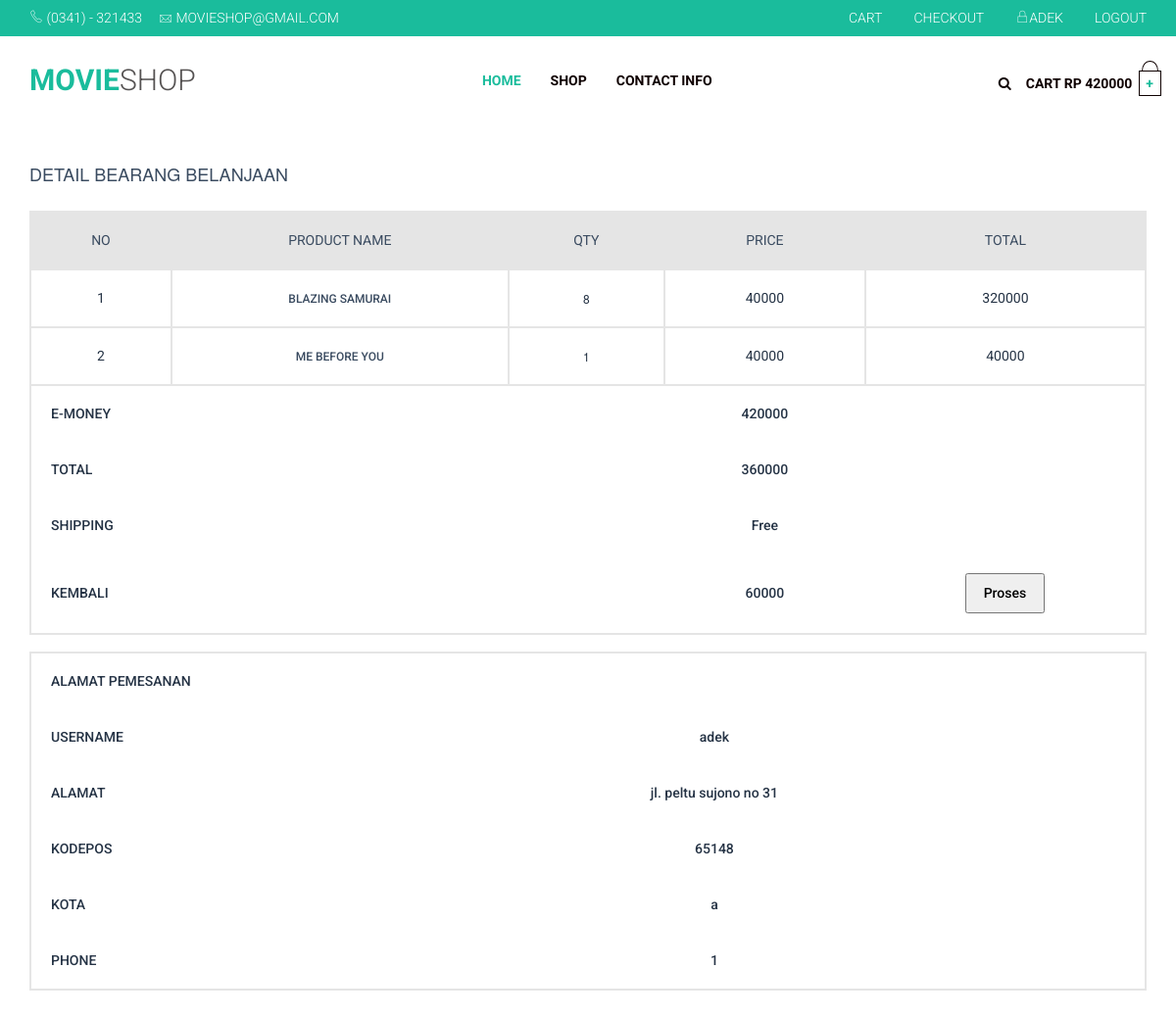
The app's page /rincian.php (signed in) with its own data.
### tables this page shows
CREATE TABLE `signup` (
  `full_name` varchar(100) NOT NULL,
  `username` varchar(15) NOT NULL,
  `password` varchar(10) NOT NULL,
  `rolee` varchar(10) NOT NULL DEFAULT 'user',
  `uang` int(11) NOT NULL DEFAULT '500000',
  `email` varchar(30) DEFAULT NULL,
  `hp` int(15) DEFAULT NULL,
  `jenis_kelamin` varchar(10) DEFAULT NULL,
  `tgl_lahir` date DEFAULT NULL,
  `alamat` varchar(50) DEFAULT NULL,
  `kodepos` int(11) DEFAULT NULL,
  `kota` varchar(10) DEFAULT NULL,
  `hp_lain` int(15) DEFAULT NULL
);

CREATE TABLE `cart` (
  `idCart` int(11) NOT NULL,
  `idBarang` int(11) NOT NULL,
  `username` varchar(20) NOT NULL,
  `qty` int(11) NOT NULL DEFAULT '0',
  `total` int(11) NOT NULL DEFAULT '0',
  `status` int(11) NOT NULL DEFAULT '0'
);

CREATE TABLE `barang` (
  `idBarang` int(11) NOT NULL,
  `judul` varchar(20) DEFAULT NULL,
  `genre` varchar(10) DEFAULT NULL,
  `harga` int(11) DEFAULT NULL,
  `stok` int(11) DEFAULT NULL,
  `image` varchar(255) DEFAULT NULL,
  `tipe` varchar(15) NOT NULL DEFAULT '0',
  `best` int(11) NOT NULL DEFAULT '0'
);

CREATE TABLE `sendto` (
  `idsendto` int(11) NOT NULL,
  `username` varchar(10) NOT NULL,
  `alamat` varchar(40) NOT NULL,
  `kodepos` int(11) NOT NULL,
  `kota` varchar(15) NOT NULL,
  `phone` int(11) NOT NULL
);

### rincian.php (the view, shortened to what this page needs)
<!DOCTYPE html>
<html lang="en">
  <head>
    <?php
            include 'koding/top.php';
        ?>
	<link rel="stylesheet" href="cart/css/bootstrap.min.css" />
	<link rel="stylesheet" href="cart/css/font-awesome.min.css" />
	<link rel="stylesheet" type="text/css" href="lib/rs-plugin/css/settings.css" media="screen" />
    <link rel="stylesheet" href="cart/style.css">
    <link rel="stylesheet" href="cart/css/responsive.css"/>
  </head>
  <body>
        <?php
        include 'koding/preloaader.php';
        ?>
	<div class="cart-page-content page-section-padding">
		<div class="container">
			<div class="row">
				<div class="col-xs-12">
					<div class="cart_title">
						<h4>Detail Bearang belanjaan</h4>
					</div>
					<div class="table-responsive">
						<table class="cart-table text-center">
							<thead>
								<tr id="cart_th">
									<th>No</th>
									<th>Product name</th>
									<th>qty</th>
									<th>Price</th>
									<th>Total</th>
								</tr>
							</thead>
							<tbody>
							<form method="post" action="prosestransaksi.php" >
							<?php
							$username = $_SESSION['username'];
		                    $tampil=$koneksi->query("SELECT b.judul as judul,c.username as user,b.harga as harga,a.qty as qty,a.total as total, b.image as image FROM cart as a join barang as b on a.idBarang = b.idBarang join signup as c on c.username = a.username  where a.username='$username'");
		                    	$tampil2=$koneksi->query("SELECT sum(total) as hargatot from cart where username='$username' ");
		                    	$tampil4=$koneksi->query("SELECT uang from signup where username='$username'");
		                    	$tampil5=$koneksi->query("SELECT username as usr, alamat as al, kodepos as kp, kota as ko, phone as phn FROM sendto where username='$username'");
		                    $baris5=$tampil5->fetch_assoc();
		                    $baris4=$tampil4->fetch_assoc();
		                    $baris2=$tampil2->fetch_assoc();
		                    $no =0;
		                    while ($baris=$tampil->fetch_assoc()) {
		                    $no = $no+1;
		                	?>
								<tr>
									<td><?php echo $no ?></td>
									<td>
										<h6><a href="#"><?php echo $baris['judul'];?></a></h6>
									</td>
									<td>
										<h6><?php echo $baris['qty']; ?></h6>
									</td>
									<td>
										<div class="cart-price"> <?php echo $baris['harga'];?></div>
									</td>
									<td>
										<div class="cart-subtotal"><?php echo $baris['total']?></div>
									</td>
								</tr>
								<?php } ?>
								<tr id="total_colspan">
									<td colspan="3" class="text-left">E-money</td>
									<td>
									<?php
										echo $baris4['uang'];
									?>
									</td>
									<td></td>
								</tr>
								<tr id="total_colspan">
									<td colspan="3" class="text-left">total</td>
									<td>
									<?php
										echo $baris2['hargatot'];
									?>
									</td>
									<td></td>
								</tr>
								<tr id="total_colspan">
									<td colspan="3" class="text-left">Shipping</td>
									<td>Free</td>
									<td></td>
								</tr>
								<tr id="total_colspan">
									<td colspan="3" class="text-left">Kembali</td>
									<td>
										<?php
											$kembalian = $baris4['uang'] - $baris2['hargatot'];
											if ($kembalian < 0)
											{
												echo "Uang tidak cukup";
												echo '<td></td>';
											}
											else
											{
												echo $kembalian;
												echo '<td colspan="1">
												<input class="checkPageBtn"  value="Proses" type="submit" name="proses">
												</td>';
											}
										?>
									</td>
								</tr>
							</tbody>
						</table>
						<br>
						<table class="cart-table text-center">
							<tr id="total_colspan">
									<td colspan="5" class="text-left">Alamat Pemesanan</td>
							</tr>
							<tr id="total_colspan">
									<td colspan="3" class="text-left">Username</td>
									<td>
									<?php
										echo $baris5['usr'];
									?>
									</td>
									<td></td>
							</tr>
							<tr id="total_colspan">
									<td colspan="3" class="text-left">alamat</td>
									<td>
									<?php
										echo $baris5['al'];
									?>
									</td>
									<td></td>
							</tr>
							<tr id="total_colspan">
									<td colspan="3" class="text-left">kodepos</td>
									<td>
									<?php
										echo $baris5['kp'];
									?>
									</td>
									<td></td>
							</tr>
							<tr id="total_colspan">
									<td colspan="3" class="text-left">kota</td>
									<td>
									<?php
										echo $baris5['ko'];
									?>
									</td>
									<td></td>
							</tr>
							<tr id="total_colspan">
									<td colspan="3" class="text-left">phone</td>
									<td>
									<?php
										echo  $baris5['phn'];
									?>
									</td>
									<td></td>
							</tr>
						</table>
					</div>
				</div>
			</div>
		</div>
	</div>
  </body>
</html>

### koding/preloaader.php (shortened to what this page needs)
<?php
include 'koneksi.php';
?>
        <section class="header-top-section">
            <div class="container">
                <div class="row">
                    <div  class="col-md-6">
                        <div class="header-top-content">
                            <ul class="nav nav-pills navbar-left">
                                <li><a href="#"><i class="pe-7s-call"></i><span> (0341) - 321433</span></a></li>
                                <li><a href="#"><i class="pe-7s-mail"></i><span> movieshop@gmail.com</span></a></li>
                            </ul>
                        </div>
                    </div>
                    <div  class="col-md-6">
                        <div class="header-top-menu">
                            <ul class="nav nav-pills navbar-right">
                                <li><a href="cart.php">Cart</a></li>
                                <li><a href="rincian.php">Checkout</a></li>
                                    <?php if (empty($_SESSION['username']))
                                            {
                                    ?>
                                <li><a href="login.php"><i class="pe-7s-lock"></i>Login/Register</a></li>
                                    <?php } else { $username=$_SESSION['username'];
                                        $cek = $koneksi->query("select * from signup where username='$username' ");
                                        $comm = $cek->fetch_assoc();
                                    ?>
                                <li><a href="profile.php"><i class="pe-7s-lock"></i><?php echo $comm['full_name'] ;?></a></li>
                                <li><a href="logout.php">Logout</a></li>
                                    <?php } ?>
                            </ul>
                        </div>
                    </div>
                </div>
            </div>
        </section>
        <header class="header-section">
            <nav class="navbar navbar-default">
                <div class="container">
                    <div class="navbar-header">
                        <a class="navbar-brand" href="index.php"><b>Movie</b>Shop</a>
                    </div>
                    <div class="collapse navbar-collapse" id="bs-example-navbar-collapse-1">
                        <ul class="nav navbar-nav">
                            <li class="active"><a href="index.php">Home</a></li>
                            <li><a href="shop.php">Shop</a></li>
                            <li><a href="contactinfo.php">Contact Info</a></li>
                        </ul>
                        <ul class="nav navbar-nav navbar-right cart-menu">
                        <li><a href="#" class="search-btn"><i class="fa fa-search" aria-hidden="true"></i></a></li>
                        <?php if(!empty($_SESSION['username'])) { ?>
                        <li><a href="#"><span> Cart Rp <?php echo $comm['uang']; ?>&nbsp;</span> <span class="shoping-cart">+</span></a></li>
                        <?php }?>
                    </ul>
                    </div>
                </div>
            </nav>
        </header>

### css/style4.css (style rules this page uses)
* { margin: 0; padding: 0px; }
body { font-family: 'Open Sans', sans-serif; font-size: 13px; line-height: 20px; position: relative; background: #fff; color: #656565; padding: 0; margin: 0; overflow: visible; }
*,*:after,*:before { -webkit-box-sizing: border-box; -moz-box-sizing: border-box; box-sizing: border-box; padding: 0; margin: 0; }
a { color: #0098d7; padding: 0; margin: 0; text-decoration: none; }
h1,h2,h3,h4,h5,h6 { letter-spacing: 0px; font-weight: normal; position: relative; padding: 0 0 10px 0; font-weight: normal; font-family: 'Roboto', serif; line-height: 140%; color: #01090c; }
h4 { font-size: 16px; }
h6 { font-size: 13px; }
input,textarea { color: #000 !important }
html, body, .wrapper { height: 100%; }
.header-top-section { display: block; width: 100%; background: #1abc9c; color: #fff; }
.header-top-content ul li a { color: #fff; font-size: 14px; font-weight: 300; padding-left: 0; }
.header-top-content ul li:last-child a i { position: relative; top: 2px; }
.header-top-menu ul li a { color: #fff; font-size: 14px; font-weight: 300; }
.header-section { display: block; width: 100%; padding: 20px 0; position: relative; transition: all 1s; background: #fff; }
.header-section .navbar { height: auto; min-height: none; margin-bottom: 0; border-radius: 0; border: none; background: transparent !important }
.header-section .navbar .navbar-brand { font-size: 30px; font-weight: 300; text-transform: uppercase; color: #555252; }
.header-section .navbar .navbar-brand b { color: #1abc9c; }
.navbar-default .navbar-collapse, .navbar-default .navbar-form { text-align: center; padding: 0 !important; background: transparent !important; }
ul.navbar-nav { background: transparent; margin: 0 auto; margin-bottom: -5px; display: inline-block; float: none; }
ul.navbar-nav li a { font-size: 14px; font-weight: 700; color: #0f0101 !important; background: transparent !important; text-transform: uppercase; }
ul.navbar-nav li.active a, ul.navbar-nav li a:hover { color: #1abc9c !important; }
ul.navbar-nav.cart-menu li a { padding-right: 0; color: #0f0101; font-weight: 700; }
ul.navbar-nav.cart-menu li a .fa-search { margin-top: 6px; display: block; }
span.shoping-cart { border: 1px solid #0f0101; padding: 2px 7px 2px 6px; text-align: center; display: inline-block; position: relative; background: #fff; }
span.shoping-cart:after { height: 90%; width: 80%; display: block; background: transparent; position: absolute; content: ""; border: 1px solid #0f0101; border-radius: 50%; top: -47%; left: 0; right: 0; margin: 0 auto; z-index: -9999; }
span.shoping-cart:before { height: 100%; width: 100%; display: block; background: #fff; position: absolute; content: ""; top: 0%; left: 0; right: 0; margin: 0 auto; z-index: -999; }
span.shoping-cart { border: 1px solid #0f0101; padding: 2px 7px 2px 6px; text-align: center; display: inline-block; position: relative; background: #fff; z-index: 9999999; color: #1abc9c; }

### records on screen
signup: full_name "ADEK", uang "420000"
cart: idBarang.judul "BLAZING SAMURAI", qty "8", idBarang.harga "40000", total "320000"
cart: idBarang.judul "ME BEFORE YOU", qty "1", idBarang.harga "40000", total "40000"
sendto: username "adek", alamat "jl. peltu sujono no 31", kodepos "65148", kota "a", phone "1"

### other values on screen
$baris2['hargatot'] "360000"
$kembalian "60000"
